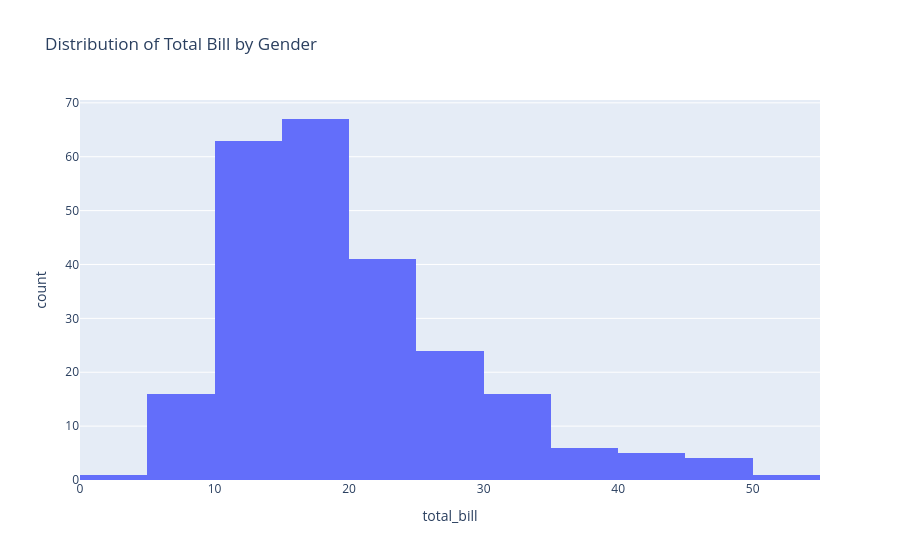

Write notebook code for a chart like this one.
### Code cell
# Histogram

fig = px.histogram(tips, x='total_bill', nbins=20, title='Distribution of Total Bill by Gender')
fig.show()

### Figure 1 — Plotly figure (JSON) as saved in the notebook; plotly's stock layout.template omitted (floating-point values rounded to 4 significant figures; data arrays with more than 128 entries replaced by an {"elided": "..."} marker saying what was removed)
{"data": [{"alignmentgroup": "True", "bingroup": "x", "hovertemplate": "total_bill=%{x}<br>count=%{y}<extra></extra>", "legendgroup": "", "marker": {"color": "#636efa", "pattern": {"shape": ""}}, "name": "", "nbinsx": 20, "offsetgroup": "", "orientation": "v", "showlegend": false, "type": "histogram", "x": {"elided": "244 float values"}, "xaxis": "x", "yaxis": "y"}], "layout": {"barmode": "relative", "legend": {"tracegroupgap": 0}, "title": {"text": "Distribution of Total Bill by Gender"}, "xaxis": {"anchor": "y", "domain": [0, 1], "title": {"text": "total_bill"}}, "yaxis": {"anchor": "x", "domain": [0, 1], "title": {"text": "count"}}}}
